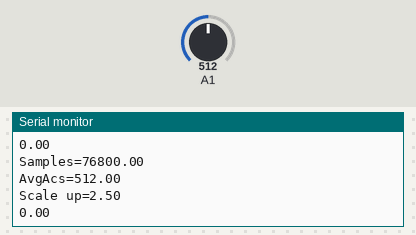
Bench run of a sketch on a simulated Arduino Uno, built with avr-gcc and run on an emulated ATmega328P. Parts: the last lines printed to the serial monitor. The inputs (shaded band) are chosen by the test bench; at power-on: A1 = 512.

Above: at 1.2 s.
1.3 s: A1 set to 716
At 1.75 s:
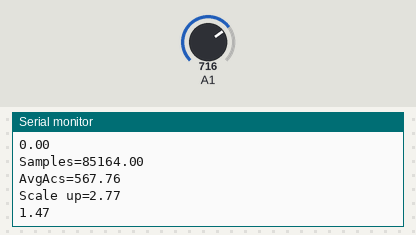
2.8 s: A1 set to 900
At 3.19 s:
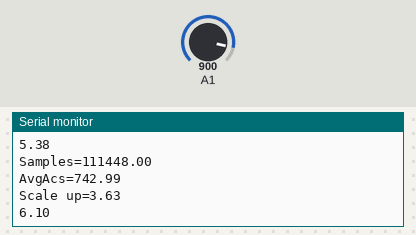
Timing chart, 0 to 5.8 s (numbered marks = the images above; inputs shaded):
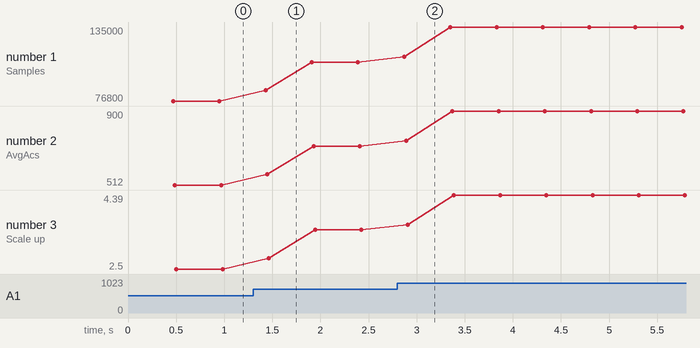

The sketch:

acs2017_test.ino
```cpp
#define MAX_30A 0.066
#define MAX_20A 0.100
#define MAX_5A  0.185

#define BOARD_AMPS MAX_5A

void setup() {
  // put your setup code here, to run once:

  Serial.begin(9600);

}

void loop() {
  // put your main code here, to run repeatedly:

  unsigned int x=0;

  float AcsValue=0.0,Samples=0.0,AvgAcs=0.0,AcsValueF=0.0;

  for (int x=0; x < 150; x++) {
    AcsValue = analogRead(A1);
//    Serial.print("individual read=");
//    Serial.println(AcsValue);
    Samples = Samples + AcsValue;
    delay(3);
  }
  AvgAcs=Samples/150.0;
  Serial.print("Samples=");
  Serial.println(Samples);
  Serial.print("AvgAcs=");
  Serial.println(AvgAcs);
  Serial.print("Scale up=");
  Serial.println(AvgAcs * (5.0/1024.0));
  AcsValueF=((AvgAcs * (5.0 / 1024.0)) - 2.5)/BOARD_AMPS;

  Serial.println(AcsValueF);
  delay(10);
}
```

Measured:
- after the input at 1.3 s, the serial monitor: prints a new line after 0.13 s (image 1)
- after the input at 2.8 s, the serial monitor: prints a new line after 0.07 s (image 2)
- plotted number 1: 76800 → 107400 after the input at 1.3 s, 107400 → 135000 after the input at 2.8 s
- plotted number 2: 512 → 716 after the input at 1.3 s, 716 → 900 after the input at 2.8 s
- plotted number 3: 2.5 → 3.5 after the input at 1.3 s, 3.5 → 4.39 after the input at 2.8 s
